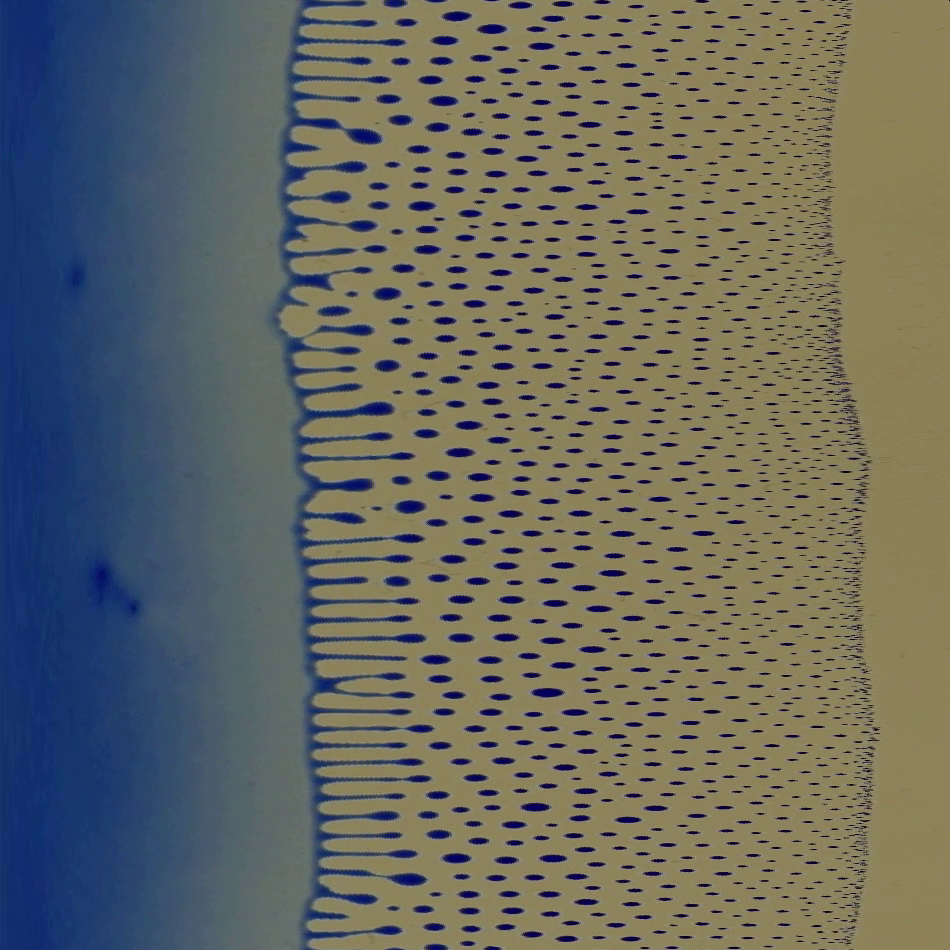
#> input picture fingers/polarImg.tiff, 950 x 950 px
$ jupyter execute getFingers.ipynb
#> lines starting #> are read from the running program, lines starting #| are printed output that depends on the picture; after the words box and inside, x2 and y2 are one past the last pixel; in counts of white or black regions, pixels touching at a corner belong together
[cell 1]
import cv2
import matplotlib.pyplot as plt
import numpy as np

img = cv2.imread("polarImg.tiff")
#> img is the input picture: shape (950, 950, 3); mean B, G, R 96.9, 105.4, 103.8

plt.imshow(img)
plt.show()

https://docs.opencv.org/3.4/dd/dd7/tutorial_morph_lines_detection.html

[cell 2]
gray = cv2.cvtColor(img, cv2.COLOR_BGR2GRAY)
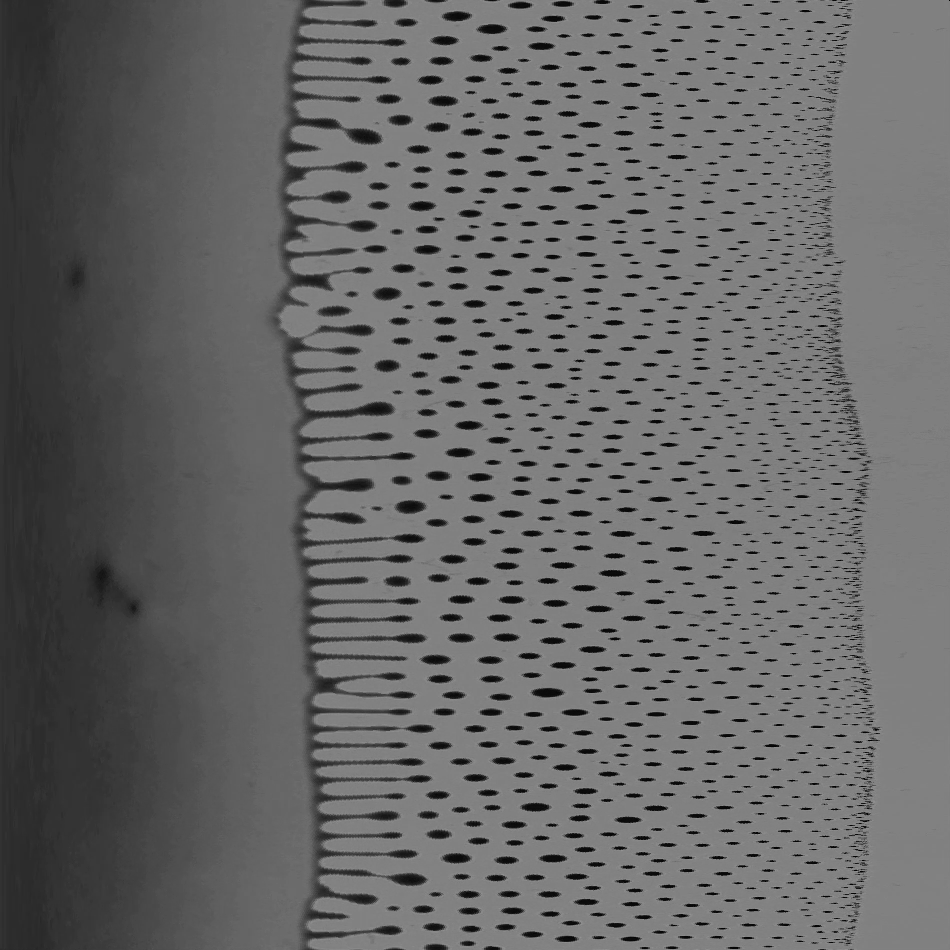
#> gray: shape (950, 950); min 0, max 152, mean 103.9
th,otsu = cv2.threshold(gray,0,255,cv2.THRESH_BINARY_INV+cv2.THRESH_OTSU)
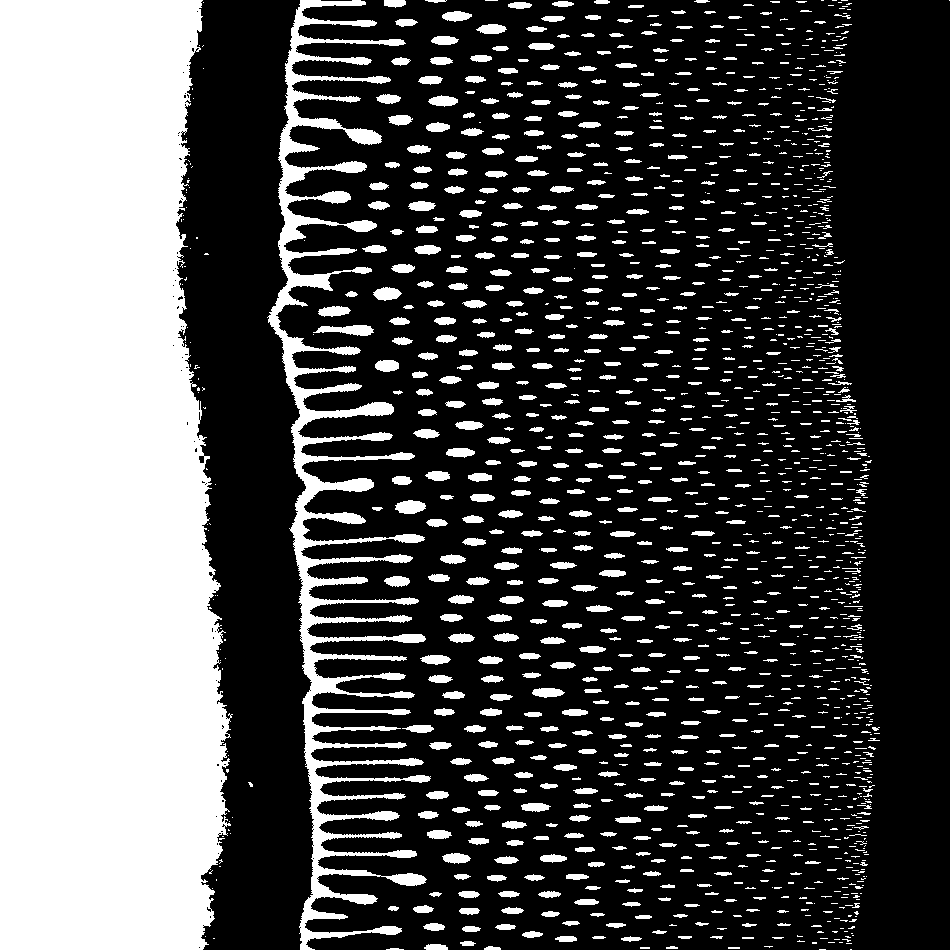
#> otsu: shape (950, 950); 30.6% white; 1555 white regions (803 under 20 px), largest, box (x1, y1, x2, y2) and area: (0, 0, 233, 950) 192590, (267, 0, 431, 950) 29092, (313, 325, 374, 336) 417
#> th = 91
plt.imshow(otsu)
plt.show()

[cell 3]
otsu = otsu[:, 230:-1]
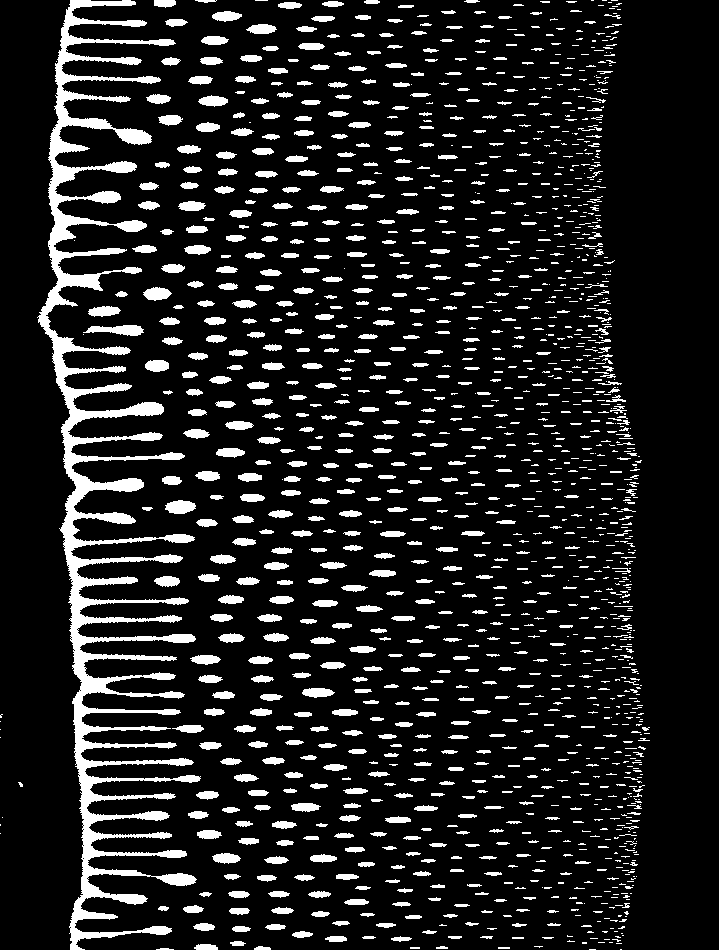
#> otsu: shape (950, 719); 12.2% white; 1493 white regions (742 under 20 px), largest, box (x1, y1, x2, y2) and area: (37, 0, 201, 950) 29092, (83, 325, 144, 336) 417, (165, 500, 196, 514) 325
plt.imshow(otsu)
plt.show()

[cell 4]
horizontal = otsu.copy()

# Specify size on horizontal axis
cols = horizontal.shape[1]
#> cols = 719
horizontal_size = cols // 20 # same as int(cols/x)
#> horizontal_size = 35
# Create structure element for extracting horizontal lines through morphology operations
horizontalStructure = cv2.getStructuringElement(cv2.MORPH_RECT, (horizontal_size, 1))
# Apply morphology operations
horizontal = cv2.erode(horizontal, horizontalStructure)
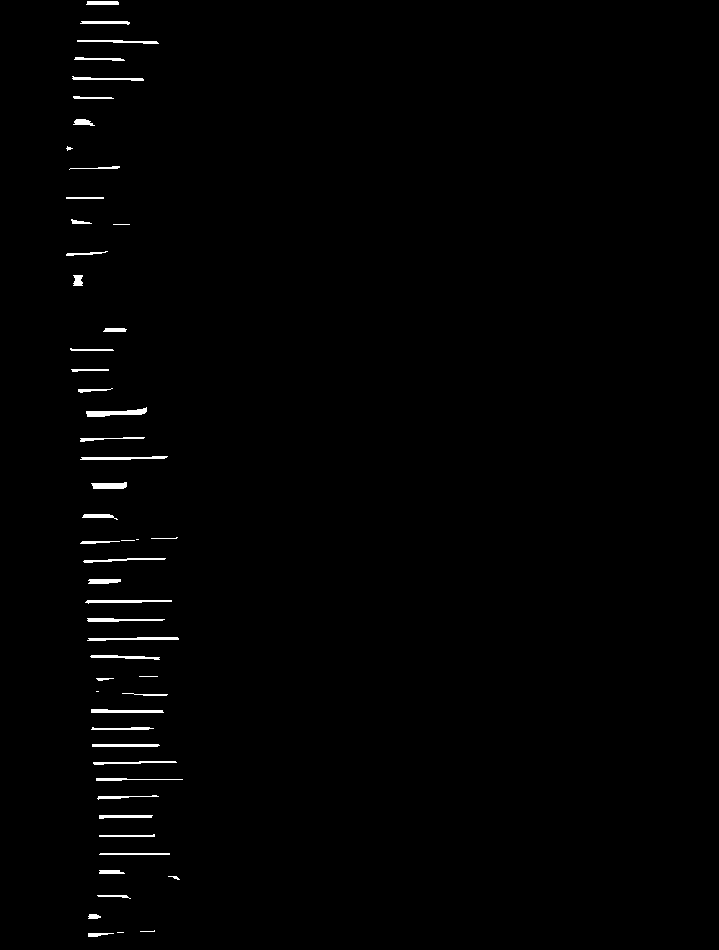
#> horizontal: shape (950, 719); 0.87% white; 53 white regions (8 under 20 px), largest, box (x1, y1, x2, y2) and area: (86, 407, 147, 417) 311, (87, 637, 179, 641) 241, (80, 456, 168, 460) 236

plt.imshow(horizontal)
plt.show()

[cell 5]
signal = np.mean(horizontal, axis=1)
#> signal = 950 values, max 32.27 at index 638, min 0 at index 0, mean 2.21

plt.plot(signal)
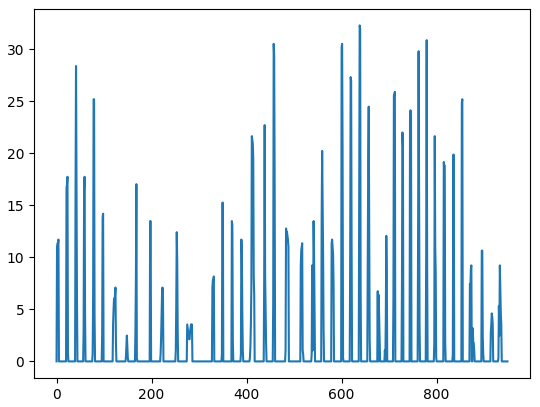
#> figure drawn by matplotlib, 1 panel; curve peaks at x = 638, y = 32.27

[cell 6]
from scipy.signal import find_peaks

peaks, _ = find_peaks(signal, prominence=1)
#> peaks = 51 values from 4 to 933

plt.plot(peaks, signal[peaks], "xr")
plt.plot(signal)
#> figure, not shown here; curve peaks at x = 638, y = 32.27; curve peaks at x = 638, y = 32.27

[cell 7]
delta = np.diff(peaks)
#> delta = 50 values, max 46 at index 14, min 2 at index 13, mean 18.58
mean_finger = np.mean(delta)
#> mean_finger = 18.58

print(f"Lambda = {mean_finger}pix")
#| Lambda = 18.58pix
